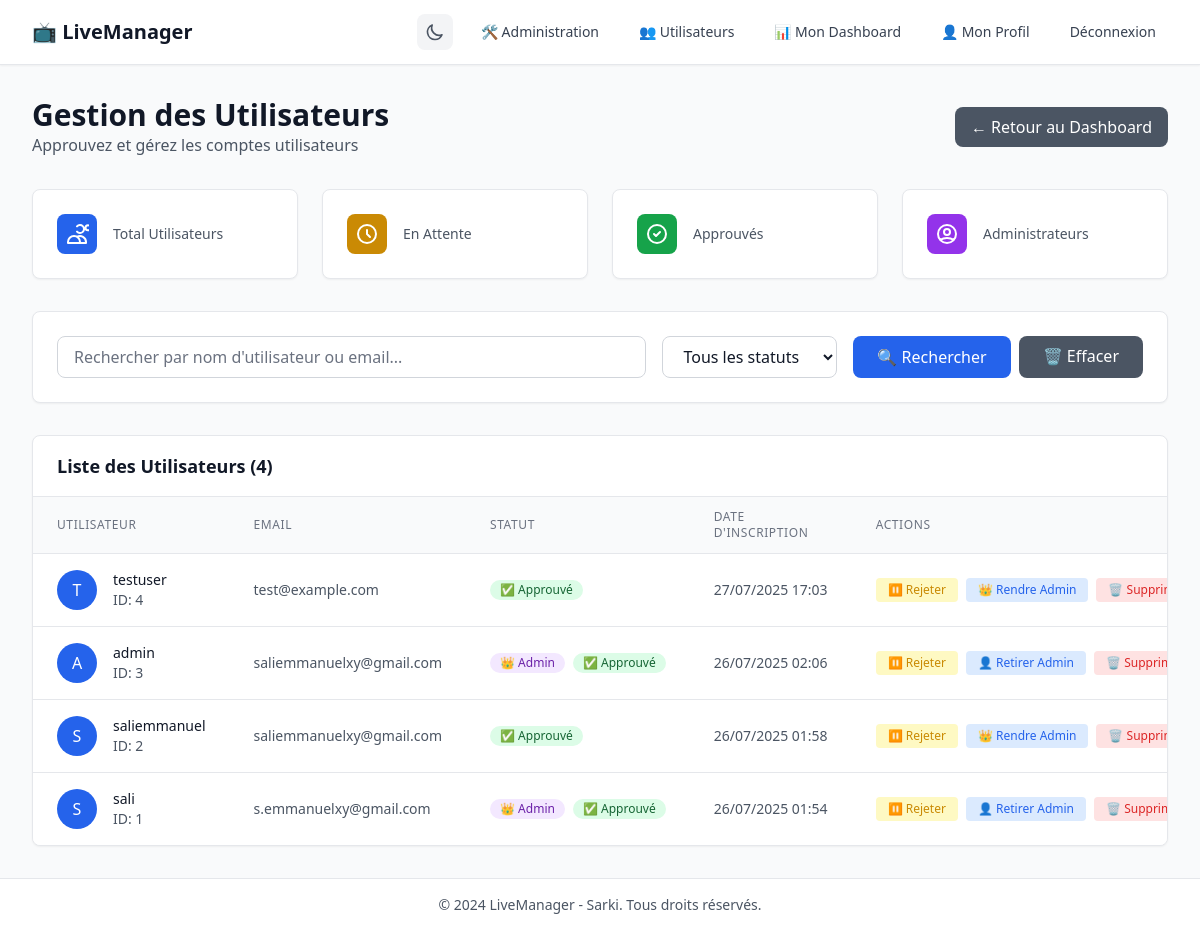
/admin-users/ (signed in), run on the app's committed database.
### streams/models.py (models this page shows, shortened)
class User(AbstractUser):
    is_admin = models.BooleanField(default=False, verbose_name="Administrateur")
    is_approved = models.BooleanField(default=False, verbose_name="Approuvé")
    class Meta:
        verbose_name = "Utilisateur"
        verbose_name_plural = "Utilisateurs"

### streams/views.py (the view)
# urls.py: path("admin-users/", views.admin_users, name="admin_users"),
@user_passes_test(is_admin)
def admin_users(request):
    users = User.objects.all().order_by("-date_joined")
    return render(request, "streams/admin_users.html", {"users": users})

### streams/views.py (called while the page is built)
def is_admin(user):
    return user.is_authenticated and user.is_admin

### templates/streams/admin_users.html (shortened to what this page needs)
{% extends 'base.html' %}
{% block content %}
<div class="space-y-8">
    <div class="flex justify-between items-center">
        <div>
            <h1 class="text-3xl font-bold text-gray-900 dark:text-white">Gestion des Utilisateurs</h1>
            <p class="text-gray-600 dark:text-gray-400">Approuvez et gérez les comptes utilisateurs</p>
        </div>
        <a href="{% url 'admin_dashboard' %}" class="bg-gray-600 hover:bg-gray-700 text-white px-4 py-2 rounded-lg font-medium transition-colors">
            ← Retour au Dashboard
        </a>
    </div>
    <div class="grid grid-cols-1 md:grid-cols-4 gap-6">
        <div class="bg-white dark:bg-gray-800 p-6 rounded-lg border border-gray-200 dark:border-gray-700 shadow-sm">
            <div class="flex items-center">
                <div class="p-2 bg-blue-600 rounded-lg">
                    <svg class="w-6 h-6 text-white" fill="none" stroke="currentColor" viewBox="0 0 24 24">
                        <path stroke-linecap="round" stroke-linejoin="round" stroke-width="2" d="M12 4.354a4 4 0 110 5.292M15 21H3v-1a6 6 0 0112 0v1zm0 0h6v-1a6 6 0 00-9-5.197m13.5-9a2.5 2.5 0 11-5 0 2.5 2.5 0 015 0z"></path>
                    </svg>
                </div>
                <div class="ml-4">
                    <p class="text-sm font-medium text-gray-600 dark:text-gray-400">Total Utilisateurs</p>
                </div>
            </div>
        </div>
        <div class="bg-white dark:bg-gray-800 p-6 rounded-lg border border-gray-200 dark:border-gray-700 shadow-sm">
            <div class="flex items-center">
                <div class="p-2 bg-yellow-600 rounded-lg">
                    <svg class="w-6 h-6 text-white" fill="none" stroke="currentColor" viewBox="0 0 24 24">
                        <path stroke-linecap="round" stroke-linejoin="round" stroke-width="2" d="M12 8v4l3 3m6-3a9 9 0 11-18 0 9 9 0 0118 0z"></path>
                    </svg>
                </div>
                <div class="ml-4">
                    <p class="text-sm font-medium text-gray-600 dark:text-gray-400">En Attente</p>
                </div>
            </div>
        </div>
        <div class="bg-white dark:bg-gray-800 p-6 rounded-lg border border-gray-200 dark:border-gray-700 shadow-sm">
            <div class="flex items-center">
                <div class="p-2 bg-green-600 rounded-lg">
                    <svg class="w-6 h-6 text-white" fill="none" stroke="currentColor" viewBox="0 0 24 24">
                        <path stroke-linecap="round" stroke-linejoin="round" stroke-width="2" d="M9 12l2 2 4-4m6 2a9 9 0 11-18 0 9 9 0 0118 0z"></path>
                    </svg>
                </div>
                <div class="ml-4">
                    <p class="text-sm font-medium text-gray-600 dark:text-gray-400">Approuvés</p>
                </div>
            </div>
        </div>
        <div class="bg-white dark:bg-gray-800 p-6 rounded-lg border border-gray-200 dark:border-gray-700 shadow-sm">
            <div class="flex items-center">
                <div class="p-2 bg-purple-600 rounded-lg">
                    <svg class="w-6 h-6 text-white" fill="none" stroke="currentColor" viewBox="0 0 24 24">
                        <path stroke-linecap="round" stroke-linejoin="round" stroke-width="2" d="M5.121 17.804A13.937 13.937 0 0112 16c2.5 0 4.847.655 6.879 1.804M15 10a3 3 0 11-6 0 3 3 0 016 0zm6 2a9 9 0 11-18 0 9 9 0 0118 0z"></path>
                    </svg>
                </div>
                <div class="ml-4">
                    <p class="text-sm font-medium text-gray-600 dark:text-gray-400">Administrateurs</p>
                </div>
            </div>
        </div>
    </div>
    <div class="bg-white dark:bg-gray-800 p-6 rounded-lg border border-gray-200 dark:border-gray-700 shadow-sm">
        <form method="get" class="flex flex-col md:flex-row gap-4">
            <div class="flex-1">
                <input type="text" name="search" value="{{ search }}"
                       placeholder="Rechercher par nom d'utilisateur ou email..."
                       class="w-full px-4 py-2 bg-white dark:bg-gray-700 border border-gray-300 dark:border-gray-600 rounded-lg text-gray-900 dark:text-white placeholder-gray-500 dark:placeholder-gray-400 focus:outline-none focus:ring-2 focus:ring-primary-500 focus:border-transparent">
            </div>
            <div>
                <select name="status" class="px-4 py-2 bg-white dark:bg-gray-700 border border-gray-300 dark:border-gray-600 rounded-lg text-gray-900 dark:text-white focus:outline-none focus:ring-2 focus:ring-primary-500 focus:border-transparent">
                    <option value="">Tous les statuts</option>
                </select>
            </div>
            <div class="flex gap-2">
                <button type="submit" class="bg-primary-600 hover:bg-primary-700 text-white px-6 py-2 rounded-lg font-medium transition-colors">
                    🔍 Rechercher
                </button>
                <a href="{% url 'admin_users' %}" class="bg-gray-600 hover:bg-gray-700 text-white px-6 py-2 rounded-lg font-medium transition-colors">
                    🗑️ Effacer
                </a>
            </div>
        </form>
    </div>
    <div class="bg-white dark:bg-gray-800 rounded-lg border border-gray-200 dark:border-gray-700 shadow-sm overflow-hidden">
        <div class="px-6 py-4 border-b border-gray-200 dark:border-gray-700">
            <h3 class="text-lg font-semibold text-gray-900 dark:text-white">Liste des Utilisateurs ({{ users.count }})</h3>
        </div>
        {% if users %}
            <div class="overflow-x-auto">
                <table class="min-w-full divide-y divide-gray-200 dark:divide-gray-700">
                    <thead class="bg-gray-50 dark:bg-gray-700">
                        <tr>
                            <th class="px-6 py-3 text-left text-xs font-medium text-gray-500 dark:text-gray-300 uppercase tracking-wider">Utilisateur</th>
                            <th class="px-6 py-3 text-left text-xs font-medium text-gray-500 dark:text-gray-300 uppercase tracking-wider">Email</th>
                            <th class="px-6 py-3 text-left text-xs font-medium text-gray-500 dark:text-gray-300 uppercase tracking-wider">Statut</th>
                            <th class="px-6 py-3 text-left text-xs font-medium text-gray-500 dark:text-gray-300 uppercase tracking-wider">Date d'inscription</th>
                            <th class="px-6 py-3 text-left text-xs font-medium text-gray-500 dark:text-gray-300 uppercase tracking-wider">Actions</th>
                        </tr>
                    </thead>
                    <tbody class="bg-white dark:bg-gray-800 divide-y divide-gray-200 dark:divide-gray-700">
                        {% for user in users %}
                            <tr class="hover:bg-gray-50 dark:hover:bg-gray-700 transition-colors">
                                <td class="px-6 py-4 whitespace-nowrap">
                                    <div class="flex items-center">
                                        <div class="flex-shrink-0 h-10 w-10">
                                            <div class="h-10 w-10 rounded-full bg-primary-600 flex items-center justify-center">
                                                <span class="text-white font-medium">{{ user.username|first|upper }}</span>
                                            </div>
                                        </div>
                                        <div class="ml-4">
                                            <div class="text-sm font-medium text-gray-900 dark:text-white">{{ user.username }}</div>
                                            <div class="text-sm text-gray-600 dark:text-gray-400">ID: {{ user.id }}</div>
                                        </div>
                                    </div>
                                </td>
                                <td class="px-6 py-4 whitespace-nowrap">
                                    <div class="text-sm text-gray-600 dark:text-gray-300">{{ user.email }}</div>
                                </td>
                                <td class="px-6 py-4 whitespace-nowrap">
                                    <div class="flex space-x-2">
                                        {% if user.is_admin %}
                                            <span class="inline-flex items-center px-2.5 py-0.5 rounded-full text-xs font-medium bg-purple-100 dark:bg-purple-900 text-purple-800 dark:text-purple-200">
                                                👑 Admin
                                            </span>
                                        {% endif %}
                                        {% if user.is_approved %}
                                            <span class="inline-flex items-center px-2.5 py-0.5 rounded-full text-xs font-medium bg-green-100 dark:bg-green-900 text-green-800 dark:text-green-200">
                                                ✅ Approuvé
                                            </span>
                                        {% else %}
                                            <span class="inline-flex items-center px-2.5 py-0.5 rounded-full text-xs font-medium bg-yellow-100 dark:bg-yellow-900 text-yellow-800 dark:text-yellow-200">
                                                ⏳ En attente
                                            </span>
                                        {% endif %}
                                    </div>
                                </td>
                                <td class="px-6 py-4 whitespace-nowrap text-sm text-gray-600 dark:text-gray-300">
                                    {{ user.date_joined|date:"d/m/Y H:i" }}
                                </td>
                                <td class="px-6 py-4 whitespace-nowrap text-sm font-medium">
                                    <div class="flex space-x-2">
                                        {% if not user.is_approved %}
                                            <form method="post" action="{% url 'approve_user' user.id %}" class="inline">
                                                {% csrf_token %}
                                                <button type="submit" class="text-green-600 dark:text-green-400 hover:text-green-500 dark:hover:text-green-300 bg-green-100 dark:bg-green-900 hover:bg-green-200 dark:hover:bg-green-800 px-3 py-1 rounded text-xs transition-colors">
                                                    ✅ Approuver
                                                </button>
                                            </form>
                                        {% else %}
                                            <form method="post" action="{% url 'reject_user' user.id %}" class="inline">
                                                <button type="submit" class="text-yellow-600 dark:text-yellow-400 hover:text-yellow-500 dark:hover:text-yellow-300 bg-yellow-100 dark:bg-yellow-900 hover:bg-yellow-200 dark:hover:bg-yellow-800 px-3 py-1 rounded text-xs transition-colors">
                                                    ⏸️ Rejeter
                                                </button>
                                            </form>
                                        {% endif %}
                                        <form method="post" action="{% url 'toggle_admin' user.id %}" class="inline">
                                            <button type="submit" class="text-blue-600 dark:text-blue-400 hover:text-blue-500 dark:hover:text-blue-300 bg-blue-100 dark:bg-blue-900 hover:bg-blue-200 dark:hover:bg-blue-800 px-3 py-1 rounded text-xs transition-colors">
                                                {% if user.is_admin %}👤 Retirer Admin{% else %}👑 Rendre Admin{% endif %}
                                            </button>
                                        </form>
                                        <form method="post" action="{% url 'delete_user' user.id %}" class="inline" onsubmit="return confirm('Êtes-vous sûr de vouloir supprimer cet utilisateur ?')">
                                            <button type="submit" class="text-red-600 dark:text-red-400 hover:text-red-500 dark:hover:text-red-300 bg-red-100 dark:bg-red-900 hover:bg-red-200 dark:hover:bg-red-800 px-3 py-1 rounded text-xs transition-colors">
                                                🗑️ Supprimer
                                            </button>
                                        </form>
                                    </div>
                                </td>
                            </tr>
                        {% endfor %}
                    </tbody>
                </table>
            </div>
        {% else %}
            <div class="p-6 text-center">
                <p class="text-gray-600 dark:text-gray-400">Aucun utilisateur trouvé.</p>
            </div>
        {% endif %}
    </div>
</div>
{% endblock %}

### templates/base.html (style rules this page uses)
* { transition: background-color 0.3s ease, color 0.3s ease, border-color 0.3s ease; }

### data on the page
User: username|first "T", username "testuser", id "4", email "test@example.com", is_approved "✅ Approuvé", date_joined "27/07/2025 17:03", is_admin "👑 Rendre Admin"
User: username|first "A", username "admin", id "3", email "saliemmanuelxy@gmail.com", is_admin "👑 Admin", is_approved "✅ Approuvé", date_joined "26/07/2025 02:06"
User: username|first "S", username "saliemmanuel", id "2", email "saliemmanuelxy@gmail.com", is_approved "✅ Approuvé", date_joined "26/07/2025 01:58", is_admin "👑 Rendre Admin"
User: username|first "S", username "sali", id "1", email "s.emmanuelxy@gmail.com", is_admin "👑 Admin", is_approved "✅ Approuvé", date_joined "26/07/2025 01:54"

### other printed values
{{ users.count }} "4"
